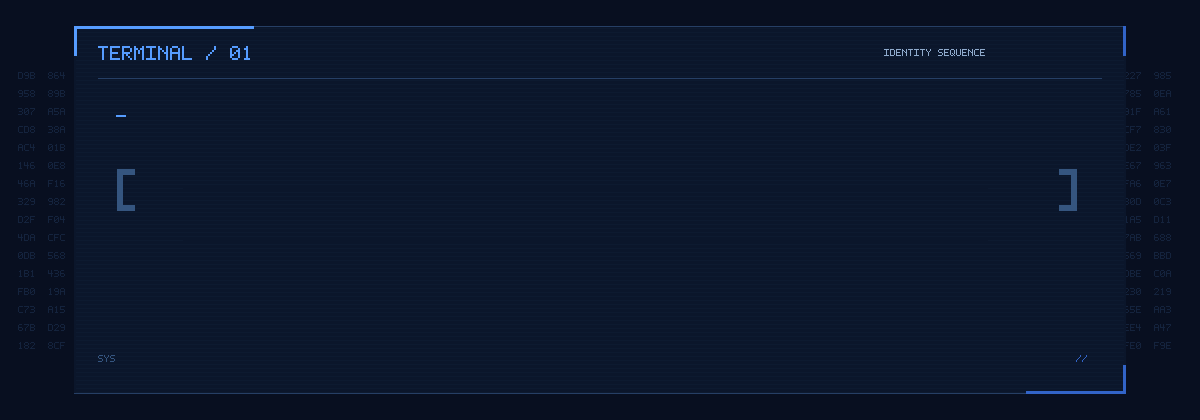
#> input picture assets/profile-banner.gif, 1200 x 420 px, given in place of contact-sprites-hacker-axe.png, which was not available
$ python generate_contacts.py
#> lines starting #> are read from the running program, lines starting #| are printed output that depends on the picture
### scripts/generate_banner.py
"""Generate the original pixel banner. Requires Pillow: python -m pip install Pillow.

Run from any directory: python scripts/generate_banner.py
All lettering is drawn from the bitmap alphabet below; no font downloads needed.
"""

from pathlib import Path
from html import escape
import random

from PIL import Image, ImageDraw

ROOT = Path(__file__).resolve().parents[1]
ASSETS = ROOT / "assets"
W, H = 1200, 420
COLORS = {
    "bg": "#080f20", "grid": "#14233d", "line": "#263f65",
    "muted": "#8faacc", "white": "#e0efff", "cyan": "#569cff",
    "violet": "#3264c8", "shadow": "#163e72", "blue": "#81c3ff",
    "panel": "#0b162b", "scan": "#0d1a30", "dim": "#35557f",
}
FONT = {
    "A": "01110/10001/10001/11111/10001/10001/10001",
    "B": "11110/10001/10001/11110/10001/10001/11110",
    "C": "01111/10000/10000/10000/10000/10000/01111",
    "D": "11110/10001/10001/10001/10001/10001/11110",
    "E": "11111/10000/10000/11110/10000/10000/11111",
    "F": "11111/10000/10000/11110/10000/10000/10000",
    "G": "01111/10000/10000/10111/10001/10001/01111",
    "H": "10001/10001/10001/11111/10001/10001/10001",
    "I": "11111/00100/00100/00100/00100/00100/11111",
    "J": "00111/00010/00010/00010/10010/10010/01100",
    "K": "10001/10010/10100/11000/10100/10010/10001",
    "L": "10000/10000/10000/10000/10000/10000/11111",
    "M": "10001/11011/10101/10101/10001/10001/10001",
    "N": "10001/11001/10101/10011/10001/10001/10001",
    "O": "01110/10001/10001/10001/10001/10001/01110",
    "P": "11110/10001/10001/11110/10000/10000/10000",
    "Q": "01110/10001/10001/10001/10101/10010/01101",
    "R": "11110/10001/10001/11110/10100/10010/10001",
    "S": "01111/10000/10000/01110/00001/00001/11110",
    "T": "11111/00100/00100/00100/00100/00100/00100",
    "U": "10001/10001/10001/10001/10001/10001/01110",
    "V": "10001/10001/10001/10001/10001/01010/00100",
    "W": "10001/10001/10001/10101/10101/10101/01010",
    "X": "10001/10001/01010/00100/01010/10001/10001",
    "Y": "10001/10001/01010/00100/00100/00100/00100",
    "Z": "11111/00001/00010/00100/01000/10000/11111",
    "0": "01110/10001/10011/10101/11001/10001/01110",
    "1": "00100/01100/00100/00100/00100/00100/01110",
    "2": "01110/10001/00001/00010/00100/01000/11111",
    "3": "11110/00001/00001/01110/00001/00001/11110",
    "4": "10010/10010/10010/11111/00010/00010/00010",
    "5": "11111/10000/10000/11110/00001/00001/11110",
    "6": "01110/10000/10000/11110/10001/10001/01110",
    "7": "11111/00001/00010/00100/01000/01000/01000",
    "8": "01110/10001/10001/01110/10001/10001/01110",
    "9": "01110/10001/10001/01111/00001/00001/01110",
    ":": "00000/00100/00100/00000/00100/00100/00000",
    "_": "00000/00000/00000/00000/00000/00000/11111",
    "[": "01110/01000/01000/01000/01000/01000/01110",
    "]": "01110/00010/00010/00010/00010/00010/01110",
    "/": "00001/00001/00010/00100/01000/10000/10000",
    ">": "10000/01000/00100/00010/00100/01000/10000",
    "-": "00000/00000/00000/11111/00000/00000/00000",
    ".": "00000/00000/00000/00000/00000/00110/00110",
    " ": "00000/00000/00000/00000/00000/00000/00000",
}


class Canvas:
    """Use the same rectangles for raster animation and the static SVG."""

    def __init__(self):
        self.image = Image.new("RGB", (W, H), COLORS["bg"])
        self.draw = ImageDraw.Draw(self.image)
        self.rects = [(0, 0, W, H, COLORS["bg"])]

    def rect(self, x, y, w, h, color):
        fill = COLORS.get(color, color)
        self.draw.rectangle((x, y, x + w - 1, y + h - 1), fill=fill)
        self.rects.append((x, y, w, h, fill))

    def text(self, text, x, y, scale, color):
        for char in text:
            for row, bits in enumerate(FONT[char].split("/")):
                for col, bit in enumerate(bits):
                    if bit == "1":
                        self.rect(x + col * scale, y + row * scale, scale, scale, color)
            x += 6 * scale


# [111 lines left out: functions scene, main, not called in this run]


# [2 lines that do not run on import are left out]

### scripts/generate_contacts.py
"""Build the phone-avatar GIF and local, split-label contact badges.

Requires Pillow. Run: python scripts/generate_contacts.py
Only URLs explicitly supplied or already confirmed belong in contacts.json.
Null URLs render as pending badges without a clickable link.
"""

import json
from bisect import bisect_right
from html import escape
from pathlib import Path
from urllib.parse import urlsplit

from PIL import Image, ImageDraw

from generate_banner import Canvas, COLORS

ROOT = Path(__file__).resolve().parents[1]
ASSETS = ROOT / "assets"
SIZE = (1200, 340)


def sprites():
    atlas = Image.open(ASSETS / "contact-sprites-hacker-axe.png").convert("RGBA")
    cell_w, cell_h = atlas.width // 4, atlas.height // 2
#> cell_w = 300; cell_h = 210
    result = []
    for n in range(8):
        x, y = (n % 4) * cell_w, (n // 4) * cell_h
        sprite = atlas.crop((x, y, x + cell_w, y + cell_h))
        sprite = sprite.resize((96, 128), Image.Resampling.NEAREST)
        sprite = sprite.resize((192, 256), Image.Resampling.NEAREST)
        # Align feet rather than each cell, since the generated rows have padding.
        opaque = sprite.getchannel("A").point(lambda a: 255 if a >= 220 else 0)
        bbox = opaque.getbbox()
        if bbox is None:
            raise ValueError("Empty character cell")
        feet = opaque.crop((0, bbox[3] - 24, 192, bbox[3])).getbbox()
        foot_center = (feet[0] + feet[2]) // 2
        result.append((sprite, (218 - foot_center, 283 - bbox[3])))
#> this loop made 8 passes
#> pass 1, in sprites, `sprite = atlas.crop((x, y, x + cell_w, y + cell_h))`:
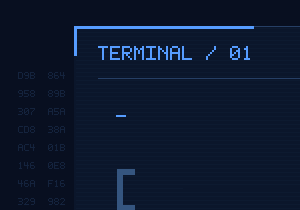
#> sprite: PIL image 300x210 RGBA; mean R, G, B, A 12.3, 23.8, 45.5, 255
#> pass 1, in sprites, `sprite = sprite.resize((96, 128), Image.Resampling.NEAREST)`:
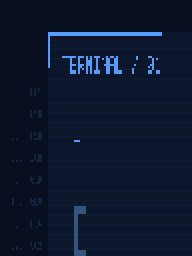
#> sprite: PIL image 96x128 RGBA (shown 2 times larger); mean R, G, B, A 12.3, 23.8, 45.5, 255
#> after the loop, result = 8 items
    return result


def background():
    c = Canvas()
    c.rect(0, 0, 1200, 420, "bg")
    c.rect(42, 22, 1116, 296, "panel")
    for y in range(26, 317, 5):
        c.rect(44, y, 1112, 1, "scan")
    c.rect(42, 22, 1116, 1, "line")
    c.rect(42, 22, 112, 3, "cyan")
    c.rect(42, 22, 3, 18, "cyan")
    c.rect(42, 317, 1116, 1, "line")
    c.rect(1050, 315, 108, 3, "violet")
    c.text("02 / SOCIAL CHANNELS", 62, 40, 1, "muted")
    c.text("DRATOROS", 1080, 40, 1, "blue")
    for x in range(96, 364, 12):
        c.rect(x, 283, 6, 2, "dim")
    c.text("STAY IN TOUCH", 126, 299, 1, "dim")
    return c.image.crop((0, 0, *SIZE)).convert("RGBA")
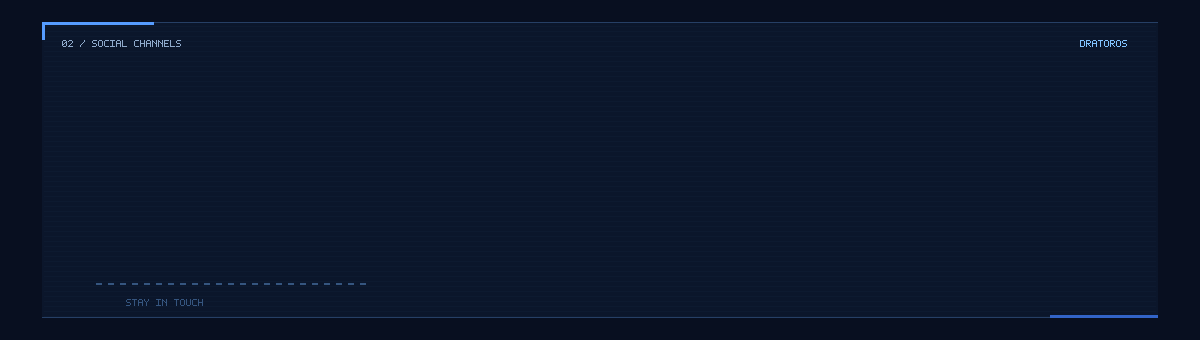
#> returned value: PIL image 1200x340 RGBA; mean R, G, B, A 11.1, 21.9, 42.6, 255


def heading(letters):
    c = Canvas()
    first, second = "WHERE TO"[:letters], "FIND ME"[:max(0, letters - 8)]
    c.text(first, 444, 106, 10, "violet")
    c.text(first, 441, 103, 10, "white")
    c.text(second, 444, 190, 12, "violet")
    c.text(second, 441, 187, 12, "white")
    if 0 < letters < 8:
        c.rect(441 + letters * 60, 177, 30, 3, "cyan")
    elif 8 <= letters < 15:
        c.rect(441 + (letters - 8) * 72, 276, 30, 3, "cyan")
    if letters == 15:
        c.rect(444, 289, 45, 3, "cyan")
        c.text("SOCIALS / CONTACT", 510, 285, 1, "muted")
    layer = Image.new("RGBA", SIZE)
    draw = ImageDraw.Draw(layer)
    for x, y, w, h, color in c.rects[1:]:
        draw.rectangle((x, y, x + w - 1, y + h - 1), fill=color)
    return layer


def frame(base, character, phase, letters=15):
    output = base.copy()
    sprite, position = character
    output.alpha_composite(sprite, position)
    output.alpha_composite(heading(letters))
    draw = ImageDraw.Draw(output)
    # A tiny message bubble adds a social cue without covering the phone.
    if phase in (1, 2, 3, 4, 5, 6):
        x, y = 334, 134 - min(phase, 4) * 3
        draw.rectangle((x + 3, y, x + 43, y + 25), fill=COLORS["line"])
        draw.rectangle((x, y + 3, x + 46, y + 22), fill=COLORS["line"])
        draw.rectangle((x + 3, y + 3, x + 43, y + 22), fill=COLORS["panel"])
        draw.rectangle((x + 7, y + 24, x + 12, y + 29), fill=COLORS["line"])
        for n in range(3):
            fill = COLORS["blue"] if n <= phase % 3 else COLORS["dim"]
            draw.rectangle((x + 10 + n * 10, y + 11, x + 13 + n * 10, y + 14), fill=fill)
    return output.convert("RGB")


def generate_gif():
    characters, base = sprites(), background()
    sequence = (0, 1, 2, 3, 4, 6, 1, 2, 3, 4, 5, 6, 7, 6, 0)
    pose_durations = (600, 180, 140, 180, 240, 400, 180, 140, 180, 240, 450, 420, 120, 380, 700)
    pose_starts, elapsed = [], 0
    for duration in pose_durations:
        pose_starts.append(elapsed)
        elapsed += duration
    # Merge pose changes and typing events so both motions stay independent.
    # The first tap triggers the title; the complete heading holds for reading.
    times = sorted(set(pose_starts + [650 + n * 110 for n in range(15)] + [elapsed]))
    frames, durations = [], []
    for start, end in zip(times, times[1:]):
        pose_index = bisect_right(pose_starts, start) - 1
        letters = max(0, min(15, 1 + (start - 650) // 110))
        frames.append(frame(base, characters[sequence[pose_index]], pose_index % 8, letters))
        durations.append(end - start)
#> this loop made 30 passes
#> pass 2, in frame (call 2), `sprite, position = character`:
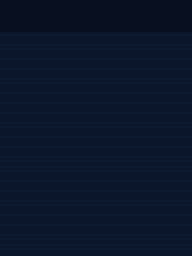
#> sprite: PIL image 192x256 RGBA; mean R, G, B, A 11.1, 22, 42.7, 255
#> after the loop, durations = 30 values, max 700 at index 29, min 10 at index 8, mean 151.7; frames = 30 items
    # One palette across the cycle prevents per-frame palette flicker.
    sample = Image.new("RGB", (SIZE[0], SIZE[1] * 4))
#> sample: PIL image 1200x1360 RGB; every value is 0
    for row, index in enumerate((0, len(frames) // 3, 2 * len(frames) // 3, len(frames) - 1)):
        sample.paste(frames[index], (0, row * SIZE[1]))
#> this loop made 4 passes
#> index on passes 1 to 4: 0, 10, 20, 29
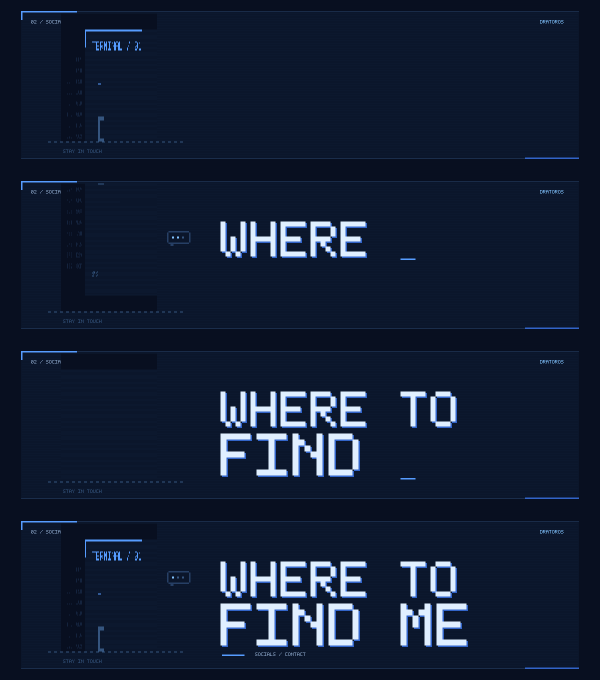
#> sample: PIL image 1200x1360 RGB (shown at 1/2 size); mean R, G, B 18.8, 30, 51.3
    palette = sample.quantize(colors=128, method=Image.Quantize.MEDIANCUT)
    indexed = [f.quantize(palette=palette, dither=Image.Dither.NONE) for f in frames]
#> indexed = 30 items
    indexed[0].save(
        ASSETS / "contact-avatar.gif", save_all=True, append_images=indexed[1:],
        duration=durations, loop=0, optimize=True, disposal=1,
    )
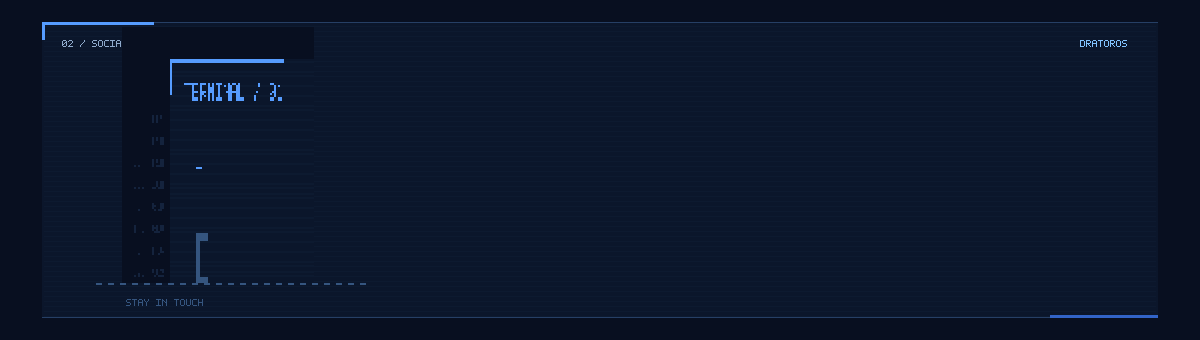
#> saved as contact-avatar.gif: PIL image 1200x340 P; mean R, G, B 11.2, 22, 42.7
    preview_dir = ROOT / "tmp"
    preview_dir.mkdir(exist_ok=True)
    frames[-1].save(preview_dir / "contact-avatar.png", optimize=True)
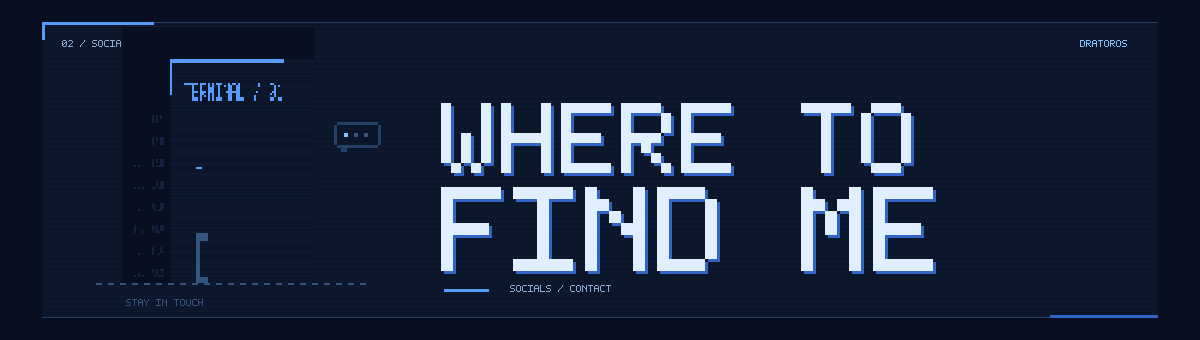
#> saved as contact-avatar.png: PIL image 1200x340 RGB; mean R, G, B 25.5, 37.3, 59.2
    with Image.open(ASSETS / "contact-avatar.gif") as gif:
        elapsed = 0
        for i in range(gif.n_frames):
            gif.seek(i)
            gif.load()
            elapsed += gif.info["duration"]
#> this loop made 30 passes
#> elapsed on passes 1 to 12: 600, 650, 760, 780, 870, 920, 980, 1090, 1100, 1200, 1310, 1340
#> after the loop, elapsed = 4550
        print(f"Contact GIF verified: {gif.n_frames} frames, {elapsed} ms, {gif.size}")
#| Contact GIF verified: 30 frames, 4550 ms, (1200, 340)
    print(f"Size: {(ASSETS / 'contact-avatar.gif').stat().st_size:,} bytes")
    review = Image.new("RGB", (SIZE[0], SIZE[1] * 4))
    for row, when in enumerate((0, 1100, 1800, 3200)):
        index = bisect_right(times, when) - 1
        review.paste(frames[index], (0, row * SIZE[1]))
    (ROOT / "tmp").mkdir(exist_ok=True)
    review.save(ROOT / "tmp" / "contact-motion-review.png")


def icon(service):
    # Small, original interface glyphs; no downloaded logo or font dependency.
    paths = {
        "github": '<circle cx="6" cy="4" r="2"/><circle cx="6" cy="16" r="2"/><circle cx="15" cy="6" r="2"/><path d="M6 6v8m0-3c7 0 9-1 9-3"/>',
        "linkedin": '<rect x="2" y="2" width="17" height="17"/><path d="M6 9v6m0-9v1m4 8V9m0 2c0-3 5-3 5 0v4"/>',
        "email": '<rect x="1" y="4" width="19" height="13"/><path d="m2 5 9 7 8-7"/>',
        "instagram": '<rect x="2" y="2" width="17" height="17" rx="4"/><circle cx="10.5" cy="10.5" r="4"/><circle cx="16" cy="5" r=".7"/>',
    }
    return f'<g transform="translate(13 8)" fill="none" stroke="#dcecff" stroke-width="1.7">{paths[service]}</g>'


def generate_badges():
#> (the run stopped early here; a loop or call above may not have finished)
